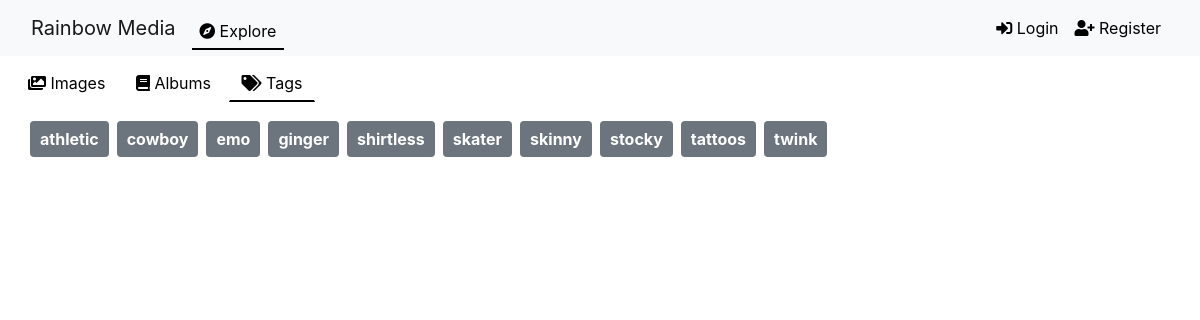
The app's page /explore/tags/ with its own data.
### gallery/models.py (models this page shows, shortened)
class Tag(models.Model):
    name = models.CharField(max_length=50, unique=True)
    moderation_status = models.CharField(
        max_length=10,
        choices=ModerationStatus.choices,
        default=ModerationStatus.PENDING,
    )

### gallery/views.py (the view)
# urls.py: path('explore/tags/', views.tags_view, name='tags'),
def tags_view(request):
    tags = Tag.objects.all().order_by('name')
    return render(request, 'gallery/tags.html', {'tags': tags})

### gallery/templatetags/custom_filters.py (called while the page is built)
@register.filter
def startswith(value, arg):
    return value.startswith(arg)

### gallery/templates/gallery/tags.html (shortened to what this page needs)
{% extends "base.html" %}
{% load static %}
{% load custom_filters %}
{% block content %}
{% include "components/filterbar.html" %}
<div class="container mt-4">
    <div class="container mt-4">
        <div class="d-flex flex-wrap">
            {% for tag in tags %}
            <div class="mr-2 mb-2">
                <a href="{% url 'tagged_images' tag.id %}" class="badge badge-secondary" style="font-size: 1em; padding: 10px;">
                    {{ tag.name }}
                </a>
            </div>
            {% endfor %}
        </div>
    </div>
</div>
{% endblock %}

### gallery/templates/components/base.html (style rules this page uses)
.container { max-width: 1600px; }

### records on screen
Tag: name "athletic"
Tag: name "cowboy"
Tag: name "emo"
Tag: name "ginger"
Tag: name "shirtless"
Tag: name "skater"
Tag: name "skinny"
Tag: name "stocky"
Tag: name "tattoos"
Tag: name "twink"
